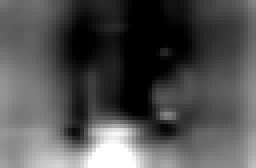
#> input picture experiments/support_v3_2026-05-11/mug_host_surface_no_component/masks/operation_v3_candidate_attention_only.png, 64 x 42 px (shown 4 times larger)
$ python -i summarize_e3_support_geometry.py   (imports and definitions only)
#> lines starting #> are read from the running program, lines starting #| are printed output that depends on the picture
from __future__ import annotations

import csv
import math
from collections import defaultdict
from pathlib import Path

from PIL import Image, ImageDraw, ImageFont, ImageOps


TASKS = ["cat_crown", "tshirt_star", "backpack_remove_toy_charm"]
SEEDS = ["10", "11", "12"]
EXP = Path("experiments/support_v3_2026-06-02")
OUT = EXP / "e3_support_geometry"
CANVAS = 512


VARIANTS = [
    {
        "variant": "attention_only",
        "display": "Attention only",
        "method": "support_v3_controller_rmsgap",
        "path": "operation_v3_candidate_attention_only.png",
        "threshold_policy": "top_5_percent_nonzero",
        "role": "semantic localization only",
    },
    {
        "variant": "clean_disagreement",
        "display": "Clean disagreement",
        "method": "support_v3_controller_rmsgap",
        "path": "operation_v3_candidate_clean_disagreement_only.png",
        "threshold_policy": "top_5_percent_nonzero",
        "role": "source-target clean-estimate gap",
    },
    {
        "variant": "velocity_disagreement",
        "display": "Velocity disagreement",
        "method": "support_v3_controller_rmsgap",
        "path": "generic_velocity_disagreement_map.png",
        "threshold_policy": "top_5_percent_nonzero",
        "role": "RF response without relation prior",
    },
    {
        "variant": "grounding_sam",
        "display": "Grounding/SAM",
        "method": "support_v3_controller_rmsgap",
        "path": "operation_v3_grounding_mask.png",
        "threshold_policy": "binary_midpoint",
        "role": "external segmentation only",
    },
    {
        "variant": "generic_support",
        "display": "Generic support",
        "method": "adaptive_full_generic_support",
        "path": "core_final.png",
        "threshold_policy": "binary_midpoint",
        "role": "weak automatic support",
        "downstream_method": "adaptive_full_generic_support",
    },
    {
        "variant": "operation_conditioned_support",
        "display": "Operation support",
        "method": "support_v3_controller_rmsgap",
        "path": "operation_v3_edit_mask.png",
        "threshold_policy": "binary_midpoint",
        "role": "operation-conditioned geometry estimator",
        "downstream_method": "support_v3_controller_rmsgap",
    },
]


def read_csv(path: Path) -> list[dict[str, str]]:
    with path.open(newline="", encoding="utf-8") as handle:
        return list(csv.DictReader(handle))


def load_gray(path: Path, size: tuple[int, int] | None = None) -> Image.Image:
    image = Image.open(path).convert("L")
#> image is the input picture: PIL image 64x42 L; min 0, max 255, mean 80.3
    if size and image.size != size:
        image = image.resize(size, Image.Resampling.BILINEAR)
    return image


# [40 lines left out: functions binarize, mask_metrics, index_downstream_metrics, not called in this run]


def fmt(value: float, digits: int = 4) -> str:
    return f"{value:.{digits}f}"


# [75 lines left out: functions make_rows, avg, write_csv, not called in this run]


def avg_fmt(rows: list[dict[str, str]], key: str) -> str:
    value = avg(rows, key)
    return fmt(value) if value is not None else ""


# [93 lines left out: functions summarize, summarize_by_task, pearson, ranks, spearman, not called in this run]


def corr_fmt(value: float | None) -> str:
    return "" if value is None else f"{value:.4f}"


# [42 lines left out: function correlation_rows, not called in this run]


def colorize_mask(mask: Image.Image) -> Image.Image:
    gray = ImageOps.autocontrast(mask.convert("L"))
    rgb = Image.new("RGB", gray.size, (248, 248, 248))
#> rgb: PIL image 64x42 RGB; every value is 248
    overlay = Image.new("RGB", gray.size, (220, 32, 32))
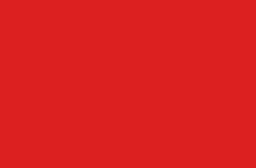
#> overlay: PIL image 64x42 RGB (shown 4 times larger); mean R, G, B 220, 32, 32
    return Image.blend(rgb, overlay, 0.65).convert("RGB").putalpha(gray) if False else ImageOps.colorize(gray, black="#f6f6f6", white="#d21f3c")
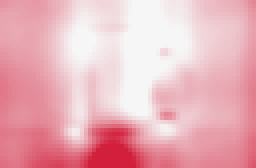
#> returned value: PIL image 64x42 RGB (shown 4 times larger); mean R, G, B 234.2, 177.9, 187


# [8 lines left out: function fit_rgb, not called in this run]


def fit_mask(path: Path, policy: str | None = None) -> Image.Image:
    mask = load_gray(path)
    if policy:
        mask = binarize(mask, policy)
    image = colorize_mask(mask)
    return fit_pil(image)


def fit_pil(image: Image.Image) -> Image.Image:
    image = image.convert("RGB")
    scale = min(CANVAS / image.width, CANVAS / image.height)
#> scale = 8
    size = (max(1, round(image.width * scale)), max(1, round(image.height * scale)))
#> size = (512, 336)
    fitted = image.resize(size, Image.Resampling.BICUBIC)
    canvas = Image.new("RGB", (CANVAS, CANVAS), (245, 245, 245))
#> canvas: PIL image 512x512 RGB; every value is 245
    canvas.paste(fitted, ((CANVAS - size[0]) // 2, (CANVAS - size[1]) // 2))
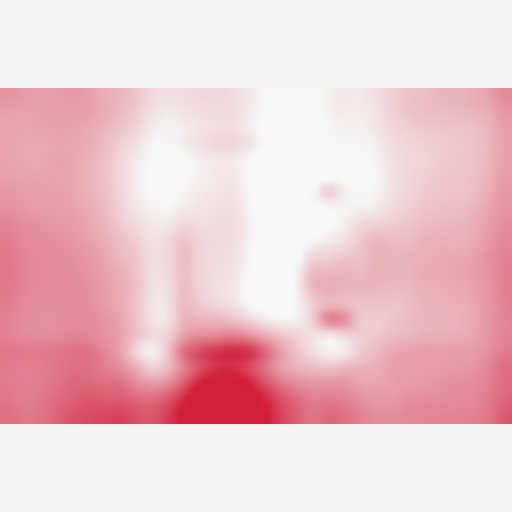
#> canvas: PIL image 512x512 RGB; mean R, G, B 237.9, 200.9, 206.9
    return canvas


# [153 lines left out: functions label_cell, make_figure_panel, make_seed10_sheet, write_markdown, main, not called in this run]


# [2 lines not run here, left out]

>>> result = fit_mask('../experiments/support_v3_2026-05-11/mug_host_surface_no_component/masks/operation_v3_candidate_attention_only.png')

$ run again, on data/paper_images/cat_on_grass.jpg
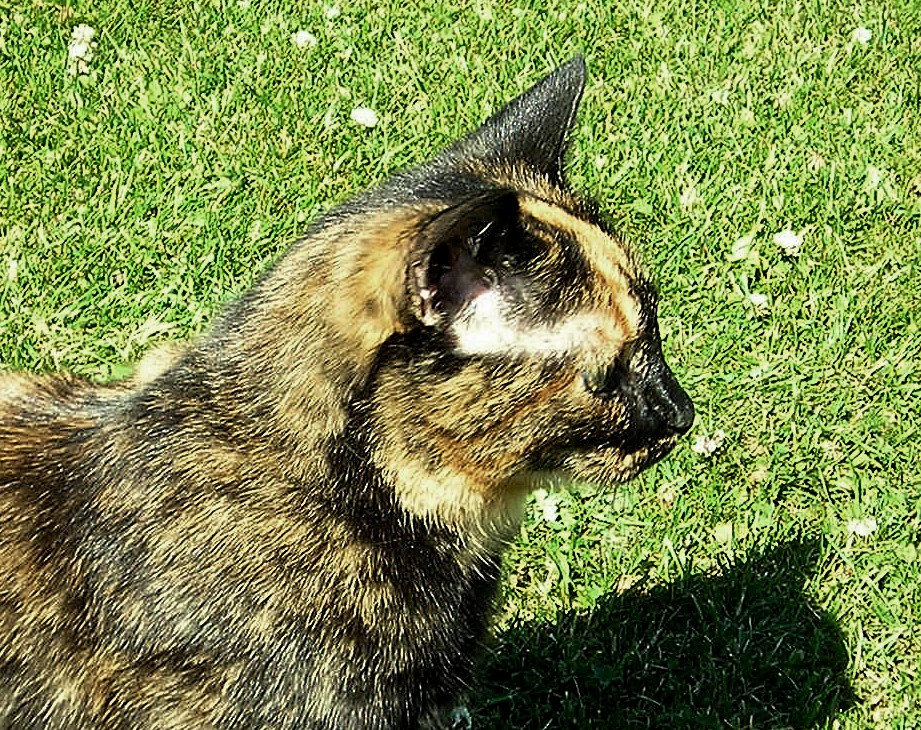
#> input picture data/paper_images/cat_on_grass.jpg, 921 x 730 px
#> rgb: PIL image 921x730 RGB; every value is 248
#> in fit_pil, `fitted = image.resize(size, Image.Resampling.BICUBIC)`:
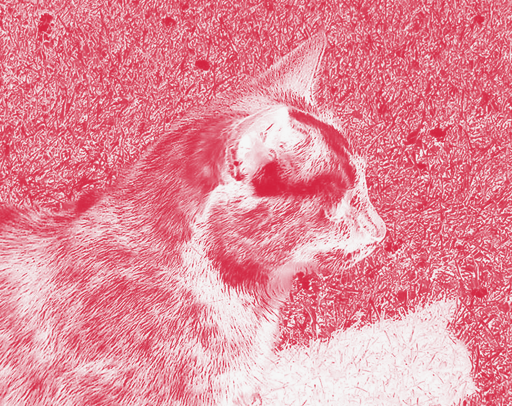
#> fitted: PIL image 512x406 RGB; mean R, G, B 228, 140.8, 155
#> in fit_pil, `canvas.paste(fitted, ((CANVAS - size[0]) // 2, (CANVAS - size[1]) // 2))`:
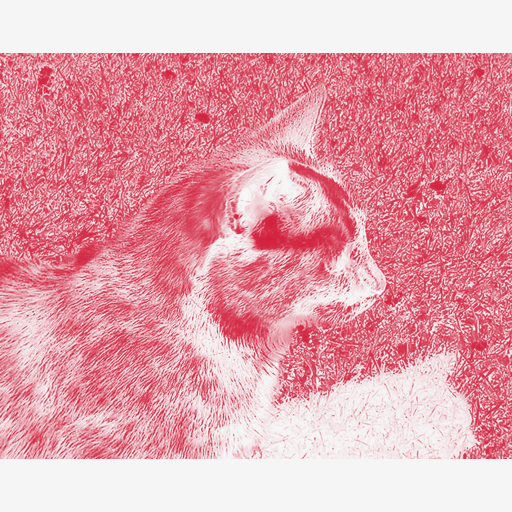
#> canvas: PIL image 512x512 RGB; mean R, G, B 231.5, 162.4, 173.6

$ run again, on data/paper_images/dog_sitting_cc0.jpg
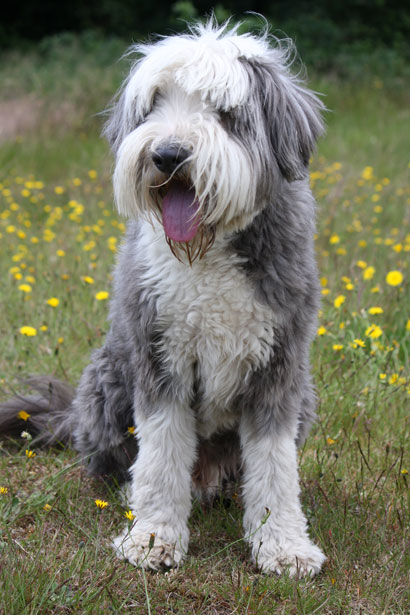
#> input picture data/paper_images/dog_sitting_cc0.jpg, 410 x 615 px
#> rgb: PIL image 410x615 RGB; every value is 248
#> in colorize_mask, `return Image.blend(rgb, overlay, 0.65).convert("RGB").putalpha(gray) i..`:
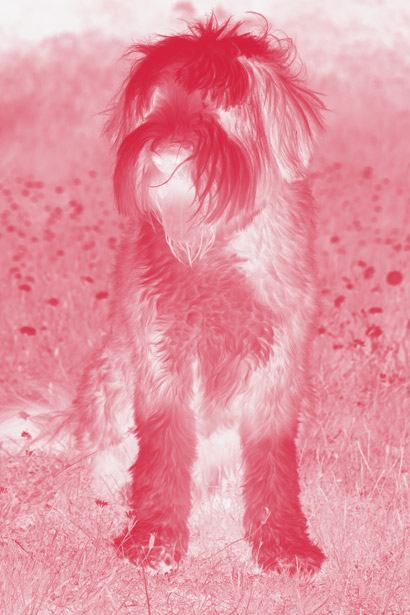
#> returned value: PIL image 410x615 RGB; mean R, G, B 229.2, 148.3, 161.4
#> in fit_pil, `canvas.paste(fitted, ((CANVAS - size[0]) // 2, (CANVAS - size[1]) // 2))`:
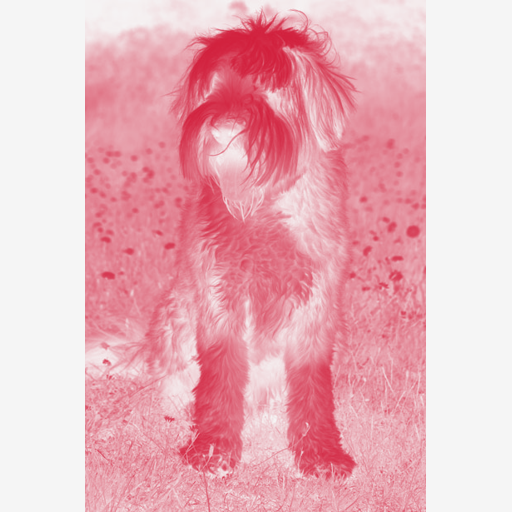
#> canvas: PIL image 512x512 RGB; mean R, G, B 234.5, 180.6, 189.3
